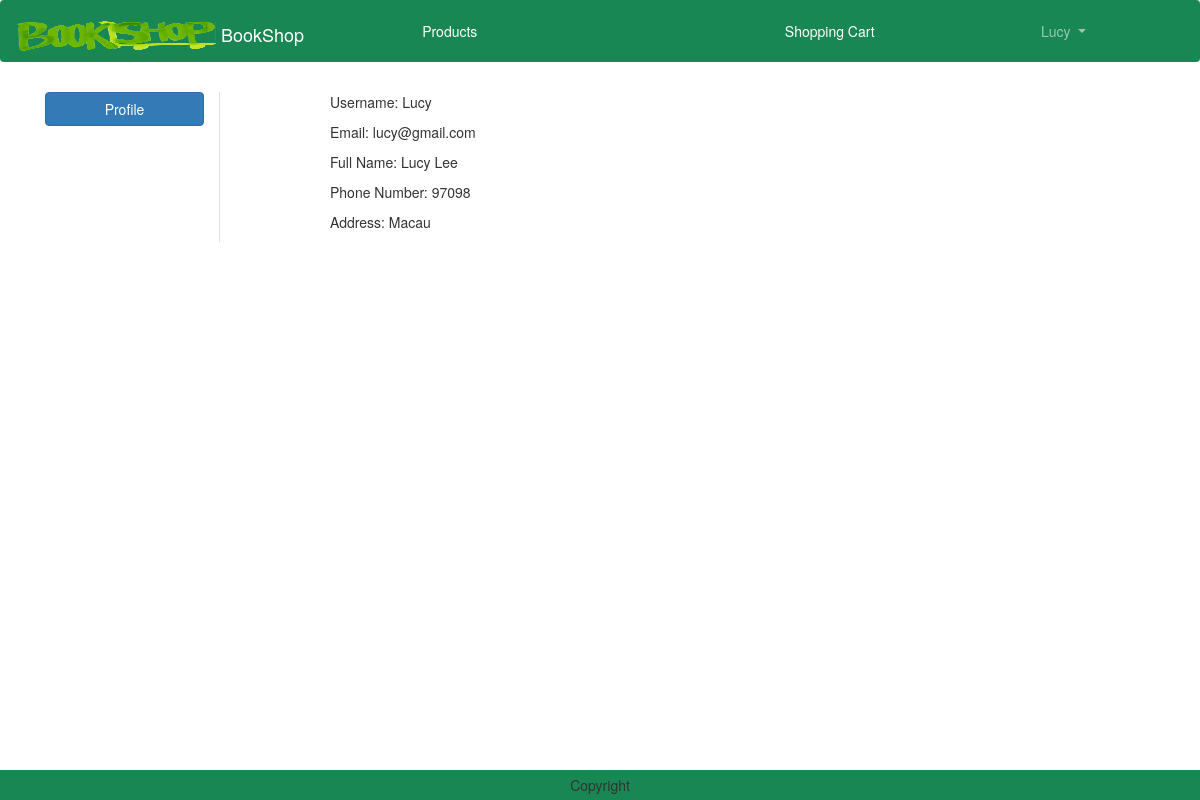
Page /profile/ (signed in) on the committed database.
### customers/models.py (models this page shows, shortened)
class Customer(models.Model):
    user = models.OneToOneField(User, on_delete=models.CASCADE, blank=True, primary_key=True)
    fullName = models.CharField(max_length=60)
    phoneNum = models.CharField(max_length=11)
    address = models.CharField(max_length=150)

### customers/views.py (the view)
# urls.py: path('profile/', views.CustomerProfileView.as_view(), name='profile'),
class CustomerProfileView(View):
    def get(self, request):
        profiles = Customer.objects.filter(user=request.user)
        context = {
            'profiles': profiles,
        }
        return render(request, 'profile.html', context)

### templates/profile.html (shortened to what this page needs)
{% extends 'base.html' %}
{% load static %}
{% block main-content %}
<div class="container my-5">
    <div class="row">
        <div class="col-sm-2 border-end">
            <ul class="list-unstyled">
                <li class="d-grid"><a href="{% url 'customers:profile' %}" class="btn btn-primary">Profile</a></li>
            </ul>
        </div>
        <div class="col-sm-8 offset-sm-1">
            <div class="row">
                {% for profile in profiles %}
                <div class="col-sm-6"}
                    <div class="card m-2">
                        <div class="card-body">
                            <P>Username: {{profile.user.username}} <p>
                            <P>Email: {{profile.user.email}} <p>
                            <p>Full Name: {{profile.fullName}} </p>
                            <p>Phone Number: {{profile.phoneNum}} </p>
                            <p>Address: {{profile.address}} </p>
                        </div>
                    </div>
                </div>
                {% endfor %}
            </div>
        </div>
    </div>
{% endblock main-content %}

### templates/base.html (shortened to what this page needs)
<!DOCTYPE html>
{% load static %}
<html lang="en">
<head>
    <link href="https://cdn.jsdelivr.net/npm/bootstrap@5.3.0-alpha1/dist/css/bootstrap.min.css" rel="stylesheet">
    <link href="https://cdn.bootcss.com/bootstrap/3.3.7/css/bootstrap.min.css" rel="stylesheet">
    <link rel="stylesheet" href="{% static 'css/owl.carousel.min.css' %}">
    <link rel="stylesheet" href="{% static 'css/all.min.css' %}">
    <link rel="stylesheet" href="{% static 'css/style.css' %}">
    <link rel="stylesheet" href="https://cdnjs.cloudflare.com/ajax/libs/bootstrap-datetimepicker/4.17.47/css/bootstrap-datetimepicker.css">
</head>
<body>
    <nav class="navbar navbar-expand-lg navbar-dark bg-success nav-fill">
        <div class="container-fluid">
          <a class="navbar-brand" href="{% url 'products:home' %}">
            <img src="{% static "logo.png" %}" alt="BookShop" width="200" height="30" class="d-inline-block align-text-top">
            BookShop
          </a>
          <div class="collapse navbar-collapse" id="navbarSupportedContent">
            <ul class="navbar-nav me-auto mb-2 mb-lg-0" style="width:100%; text-align:center">
              <li class="nav-item" style="display:inline-block">
                <a class="nav-link text-white" href="{% url 'products:products' %}">Products</a>
              </li>
            <li class="nav-item" style="display:inline-block">
            </li>
              {% if user.is_authenticated %}
                  {% for group in request.user.groups.all %}
                    {% if group.name == 'Vendor' %}
                      <li class="nav-item mx-2" style="display:inline-block">
                        <a class="nav-link text-white" href="{% url 'products:productsAdd' %}">Add A New Product</a>
                      </li>
                      <li class="nav-item dropdown mx-2" style="display:inline-block">
                        <a class="nav-link dropdown-toggle" href="#" role="button" data-bs-toggle="dropdown" aria-expanded="false">
                          {{ user.username }}
                        </a>
                        <ul class="dropdown-menu" >
                          <li><a class="dropdown-item" href="{% url 'order:orders' %}?filter=allVendor">Orders</a></li>
                          <li><a class="dropdown-item" href="{% url 'logout' %}">Logout</a></li>
                        </ul>
                      </li>
                    {% elif group.name == 'Customer' %}
                      <li class="nav-item mx-2" style="display:inline-block">
                          <a class="nav-link text-white" href="{% url 'shoppingcart' %}">Shopping Cart</a>
                      </li>
                      <li class="nav-item dropdown mx-2" style="display:inline-block">
                          <a class="nav-link dropdown-toggle" href="#" role="button" data-bs-toggle="dropdown" aria-expanded="false">
                            {{ user.username }}
                          </a>
                      </li>
                    {% endif %}
                  {% endfor %}
              {% endif %}
              </ul>
          </div>
        </div>
      </nav>
      {% block main-content %}{% endblock main-content %}
      <div>
        <div style="height:60px"></div>
        <footer class="container-fluid fixed-bottom bg-success text-center p-2 mt-5">
            Copyright
        </footer>
      </div>
</body>
</html>

### rows in the picture
Customer: user.username "Lucy", user.email "lucy@gmail.com", fullName "Lucy Lee", phoneNum "97098", address "Macau"

### other values in the picture
{{ user.username }} "Lucy"
